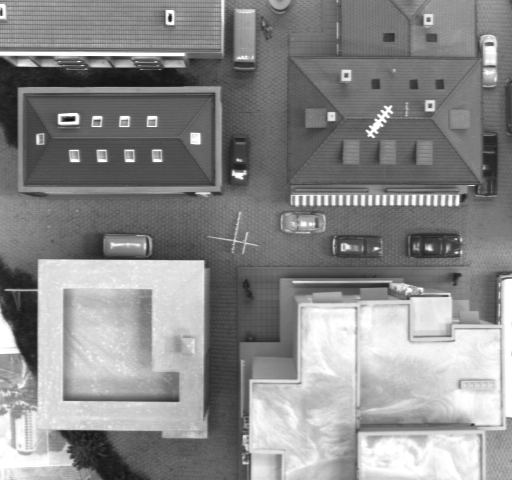
#> input picture Ejercicio-3/Img/ruido03.png, 512 x 480 px, found by its file name
$ python Ejercicio-3.py
#> lines starting #> are read from the running program, lines starting #| are printed output that depends on the picture
import matplotlib
import matplotlib.pyplot as plt

import numpy as np
import math

from skimage import data
from skimage.filters import try_all_threshold

from skimage import io
import os

import scipy.ndimage

filename = os.getcwd() + '/Ejercicio-3/Img/ruido03.png'

img = io.imread(filename, as_gray=False)
#> img is the input picture: shape (480, 512); min 16, max 255, mean 137.7

Gx = np.array([[-1,0,1],[-2,0,2],[-1,0,1]])
Gy = np.rot90(Gx, k=1)

G45 = np.array([[0,1,2],[-1,0,1],[-2,-1,0]])
G135 = np.rot90(G45, k=1)


def convolve_1d(array, kernel):
    ks = kernel.shape[0] # shape gives the dimensions of an array, as a tuple
    final_length = array.shape[0] - ks + 1
    return np.array([(array[i:i+ks]*kernel).sum() for i in range(final_length)])

def convolve_2d(array,kernel):
    ks = kernel.shape[1] # shape gives the dimensions of an array, as a tuple
    final_height = array.shape[1] - ks + 1
#> final_height = 510
    return np.array([convolve_1d(array[:,i:i+ks],kernel) for i in range(final_height)]).T
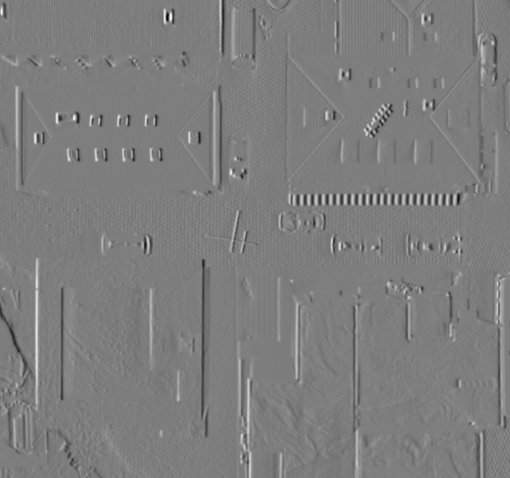
#> returned value: shape (478, 510) int64; min -710, max 726, mean 0.2; drawn with min black and max white


image1 = convolve_2d(img, Gx)
image2 = convolve_2d(img, Gy)
#> in convolve_2d (call 2), `return np.array([convolve_1d(array[:,i:i+ks],kernel) for i in range(fi..`:
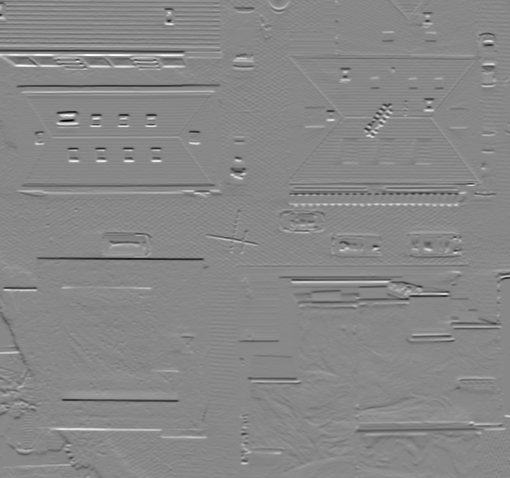
#> returned value: shape (478, 510) int64; min -936, max 820, mean -0.3; drawn with min black and max white
image3 = convolve_2d(img, G45)
#> in convolve_2d (call 3), `return np.array([convolve_1d(array[:,i:i+ks],kernel) for i in range(fi..`:
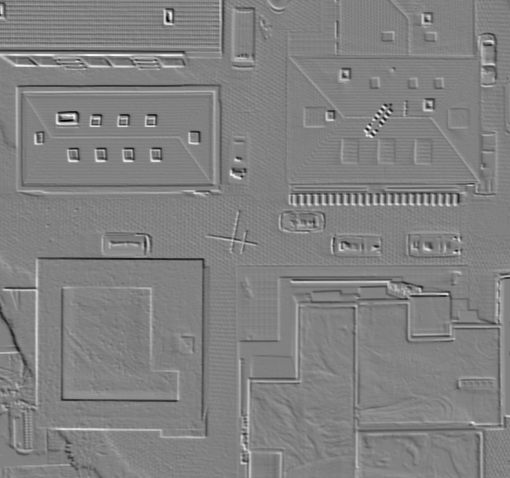
#> returned value: shape (478, 510) int64; min -688, max 666, mean -0.1; drawn with min black and max white
image4 = convolve_2d(img, G135)
#> in convolve_2d (call 4), `return np.array([convolve_1d(array[:,i:i+ks],kernel) for i in range(fi..`:
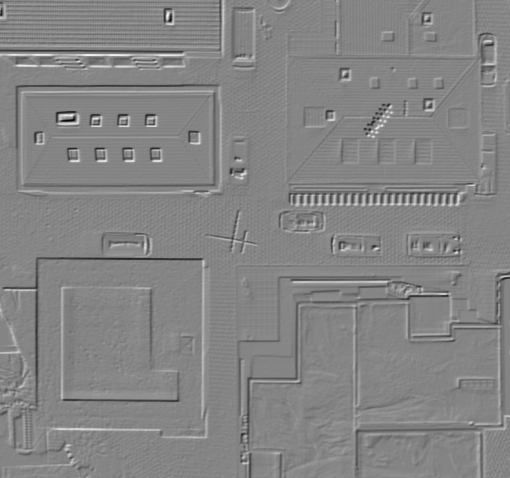
#> returned value: shape (478, 510) int64; min -752, max 691, mean -0.4; drawn with min black and max white

image5 = image1*0
#> image5: shape (478, 510) int64; every value is 0
for i in range(0,image1.shape[0]):
    for j in range(0,image1.shape[1]):
        image5[i,j] = (image1[i,j]**2 + image2[i,j]**2)**0.5
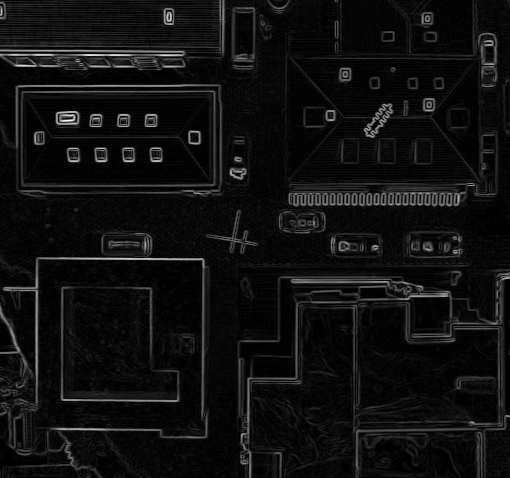
#> image5: shape (478, 510) int64; min 0, max 936, mean 59.5; drawn with min black and max white


fig, ax = plt.subplots(1, 1)
ax.imshow(img, cmap=plt.cm.gray)
ax.set_title('Original')
ax.axis('off')

fig1, ax1 = plt.subplots(1, 1)
ax1.imshow(image1, cmap=plt.cm.gray)
ax1.set_title('Convolución horizontal')
ax1.axis('off')

fig2, ax2 = plt.subplots(1, 1)
ax2.imshow(image2, cmap=plt.cm.gray)
ax2.set_title('Convolución vertical')
ax2.axis('off')

fig3, ax3 = plt.subplots(1, 1)
ax3.imshow(image3, cmap=plt.cm.gray)
ax3.set_title('Convolución 45º')
ax3.axis('off')

fig4, ax4 = plt.subplots(1, 1)
ax4.imshow(image4, cmap=plt.cm.gray)
ax4.set_title('Convolución 135º')
ax4.axis('off')

fig5, ax5 = plt.subplots(1, 1)
ax5.imshow(image5, cmap=plt.cm.gray)
ax5.set_title('Convolución Total')
ax5.axis('off')

plt.show()
